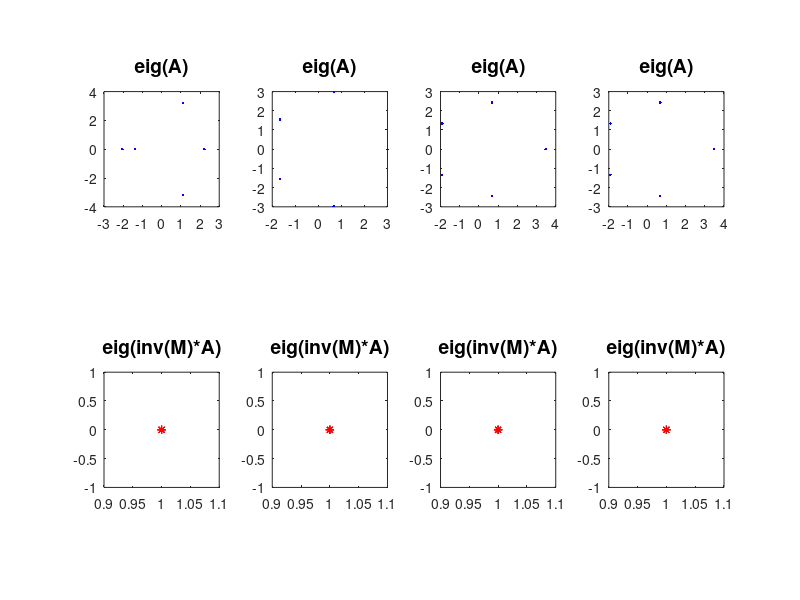

The MATLAB script that drew this image:
% testGM1p: GMRES with pre-conditioner

close; clear

%n = 500; 
n = input('n = ');
A0 = spdiags((n-1:-1:1)',-1,n,n);
A0(:,n) = (n:-1:1)'; 
e = ones(n,1);
b = zeros(n,1);
b(1) = 1;

fullscreen = get(0,'ScreenSize');
figure('Position',[0 -50 .8*fullscreen(3) .8*fullscreen(4)])

for s = 1:4 % s-loop
    
fprintf('\n\t ------- s = %g -------\n',s);
D = spdiags(e,s+2,n,n); %default is s+2
A = A0 + D - D';

% pre-conditioners
dtol = 1e-3;
[L,U] = ilu(A,struct('type','ilutp','droptol',dtol));
fprintf('\tnnz(A) = %i,   nnz(L+U) = %i\n',nnz(A),nnz(L)+nnz(U))

% plot eigenvalues
eval(['subplot(24' int2str(s) ');']);
eA = eig(full(A)); 
plot(real(eA),imag(eA),'b.'); axis square;
title('eig(A)','FontSize',14);
eval(['subplot(24' int2str(s+4) ');']);
eB = eig(full(U\(L\A))); 
plot(real(eB),imag(eB),'r*'); axis square;
title('eig(inv(M)*A)','FontSize',14);

bnrm = norm(b); tol = 1e-12;
if exist('myGMRES1p','file') && 1;
    fprintf('myGMRES1p:\n');
    t0 = cputime;
    [x,iter] = myGMRES1p(A,b,tol);
    cput = cputime - t0;
    rres = norm(A*x - b);
    fprintf('          Without pre-conditioner\n');
    fprintf(' Iter %4i: rel_res = %6.2e  cpu = %6.2e\n',...
        iter,rres,cput);
    t0 = cputime;
    [x,iter] = myGMRES1p(A,b,tol,L,U);
    cput = cputime - t0;
    rres = norm(A*x - b);
    fprintf('          With    pre-conditioner\n');
    fprintf(' Iter %4i: rel_res = %6.2e  cpu = %6.2e\n',...
        iter,rres,cput);
end

if exist('yzGMRES1p','file');
    fprintf('yzGMRES1p:\n');
    t0 = cputime;
    [x,iter] = yzGMRES1p(A,b,tol);
    cput = cputime - t0;
    rres = norm(A*x - b);
    fprintf('          Without pre-conditioner\n');
    fprintf(' Iter %4i: rel_res = %6.2e  cpu = %6.2e\n',...
        iter,rres,cput);
    t0 = cputime;
    [x,iter] = yzGMRES1p(A,b,tol,L,U);
    cput = cputime - t0;
    rres = norm(A*x - b);
    fprintf('          With    pre-conditioner\n');
    fprintf(' Iter %4i: rel_res = %6.2e  cpu = %6.2e\n',...
        iter,rres,cput);
end

end % s-loop